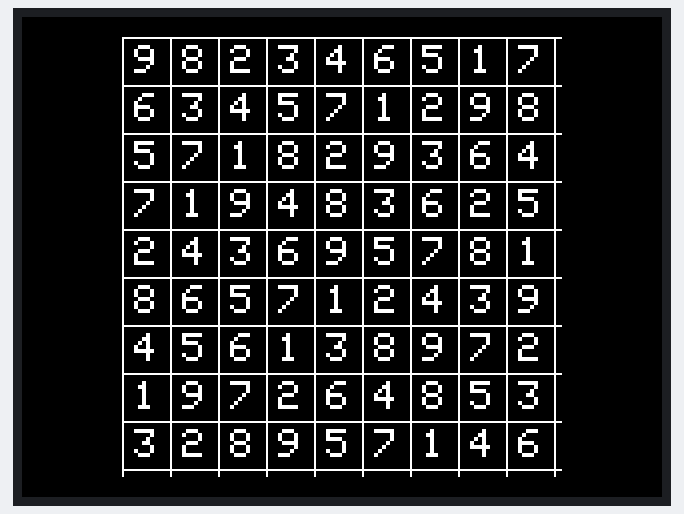
The sketch below on a simulated ESP32. Parts: 320×240 colour display. Random numbers use the default seed unless the sketch sets one.

Above: at 0.9 s.

The sketch:

sudoku.ino
```cpp
#include <Arduino.h>
#include <TFT_eSPI.h>

typedef struct Point {
    int x;
    int y;
} Point;

const int cell = 3;
const int box = cell * cell;
const int total = box * box;

int items[total] = {0}; // Sudoku grid
int rowResult[box];
int columnResult[box];
int boxResult[box];

TFT_eSPI tft = TFT_eSPI();

// Coordinate helpers
int indexFromXY(int x, int y) {
    return x * box + y;
}

Point xyFromIndex(int i) {
    Point p;
    p.x = i % box;
    p.y = i / box;
    return p;
}

// Row / column / box helpers
int* row(int x) {
    for (int y = 0; y < box; ++y) {
        rowResult[y] = items[indexFromXY(x, y)];
    }
    return rowResult;
}

int* column(int y) {
    for (int x = 0; x < box; ++x) {
        columnResult[x] = items[indexFromXY(x, y)];
    }
    return columnResult;
}

int* getBox(int x, int y) {
    int startX = x * cell;
    int startY = y * cell;
    int idx = 0;

    for (int ix = startX; ix < startX + cell; ++ix) {
        for (int iy = startY; iy < startY + cell; ++iy) {
            boxResult[idx++] = items[indexFromXY(ix, iy)];
        }
    }
    return boxResult;
}

bool isValid(int n, int x, int y) {
    for (int i = 0; i < box; ++i) {
        if (row(x)[i] == n || column(y)[i] == n) return false;
    }

    int* boxCells = getBox(x / cell, y / cell);
    for (int i = 0; i < box; ++i) {
        if (boxCells[i] == n) return false;
    }
    return true;
}

bool solve() {
    for (int x = 0; x < box; ++x) {
        for (int y = 0; y < box; ++y) {
            if (items[indexFromXY(x, y)] == 0) {
                int nums[box];
                for (int i = 0; i < box; ++i) nums[i] = i + 1;

                for (int i = 0; i < box; ++i) {
                    int j = random(box);
                    int temp = nums[i];
                    nums[i] = nums[j];
                    nums[j] = temp;
                }

                for (int i = 0; i < box; ++i) {
                    int num = nums[i];
                    if (isValid(num, x, y)) {
                        items[indexFromXY(x, y)] = num;
                        if (solve()) return true;
                        items[indexFromXY(x, y)] = 0;
                    }
                }
                return false;
            }
        }
    }
    return true;
}

// Draw Sudoku grid on TFT
void drawGrid() {
    tft.fillScreen(TFT_BLACK);
    tft.setTextColor(TFT_WHITE, TFT_BLACK);
    tft.setTextDatum(MC_DATUM);
    tft.setTextSize(2);

    int screenW = tft.width();    // 320
    int screenH = tft.height();   // 480
    int gridSize = min(screenW, screenH) - 20;
    int cellSize = gridSize / box;
    int xOffset = (screenW - gridSize) / 2;
    int yOffset = (screenH - gridSize) / 2;

    // Draw lines
    for (int i = 0; i <= box; i++) {
        int thickness = (i % cell == 0) ? 2 : 1;
        tft.drawFastHLine(xOffset, yOffset + i * cellSize, gridSize, TFT_WHITE);
        tft.drawFastVLine(xOffset + i * cellSize, yOffset, gridSize, TFT_WHITE);
    }

    // Draw numbers
    for (int x = 0; x < box; x++) {
        for (int y = 0; y < box; y++) {
            int val = items[indexFromXY(x, y)];
            if (val != 0) {
                int cx = xOffset + y * cellSize + cellSize / 2;
                int cy = yOffset + x * cellSize + cellSize / 2;
                tft.drawNumber(val, cx, cy);
            }
        }
    }
}

void setup() {
    tft.init();
    tft.setRotation(1); // Adjust depending on orientation
    tft.fillScreen(TFT_BLACK);
    delay(500); // Just in case

    randomSeed(analogRead(0) + micros()); // Initialize RNG

    bool success = solve();
    if (success) {
        drawGrid();
    } else {
        tft.setTextDatum(TC_DATUM);
        tft.setTextSize(3);
        tft.setTextColor(TFT_RED, TFT_BLACK);
        tft.drawString("No solution", tft.width() / 2, tft.height() / 2);
    }
}

void loop() {
    // Nothing here (static display)
}
```
